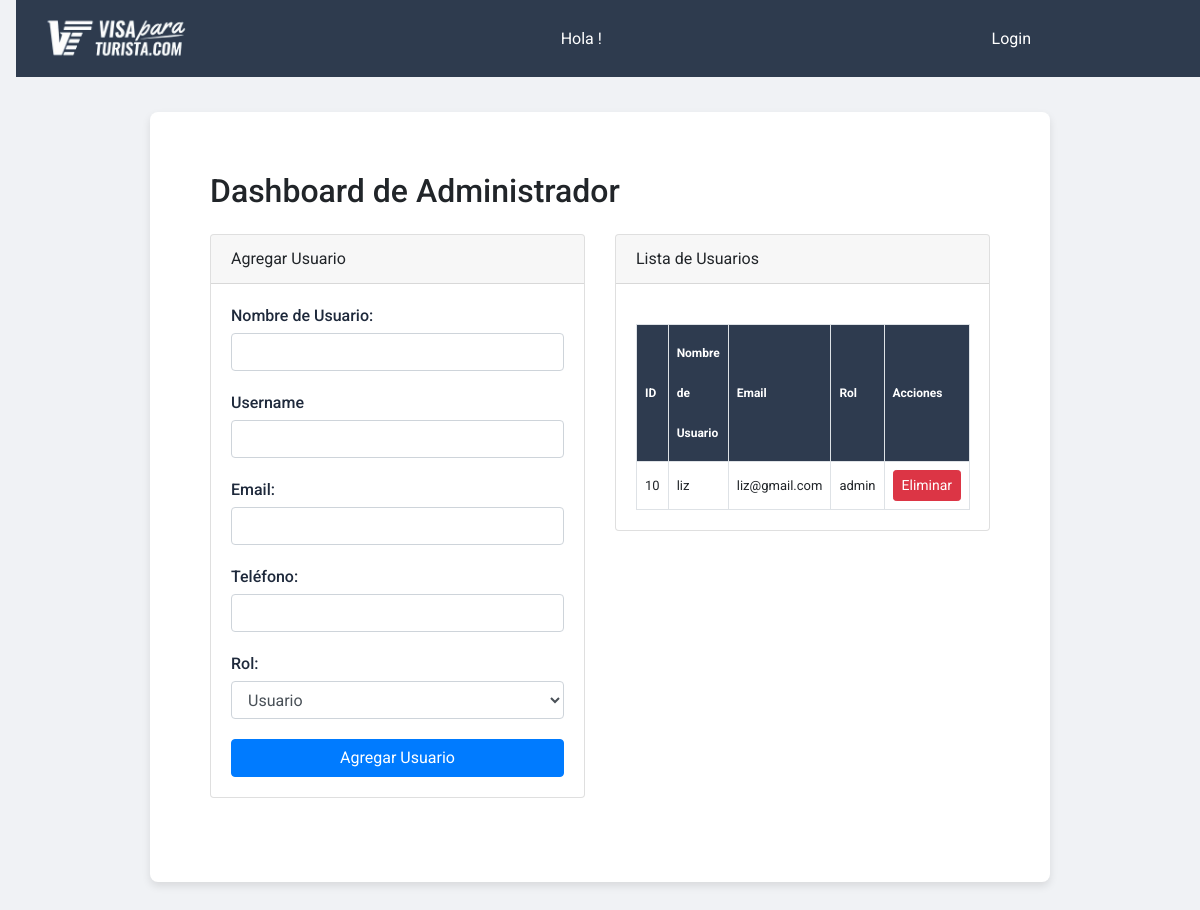
The app's page /admin-dashboard with its own data.
### models.py (models this page shows, shortened)
class User(UserMixin, db.Model):
    id = db.Column(db.Integer, primary_key=True)
    username = db.Column(db.String(100), unique=True, nullable=False)
    name = db.Column(db.String(100), nullable=False)
    email = db.Column(db.String(100), nullable=False, unique=True)
    telefono = db.Column(db.Integer, nullable=False)
    password_hash = db.Column(db.String(100), nullable=False)
    roles = db.relationship("Roles", secondary="user_roles", back_populates="users")
    @hybrid_property
    def password(self):
        return self.passPword_hash

class Roles(db.Model):
    __tablename__ = 'roles'
    id = db.Column(db.Integer(), primary_key=True)
    name = db.Column(db.String(50), unique=True, nullable=False)
    slug = db.Column(db.String(50), unique=True, nullable=False)
    users = db.relationship("User", secondary="user_roles", back_populates="roles")

### app.py (the view)
@login_required
@admin_permission.require(http_exception=403)
@app.route("/admin-dashboard", methods=['GET', 'POST'])
def admin_dashboard():
    users = User.query.all()
    return render_template('admin_dashboard.html', users=users)

### templates/admin_dashboard.html (shortened to what this page needs)
<!DOCTYPE html>
<html lang="en">
<head>
    <link rel="stylesheet" href="https://maxcdn.bootstrapcdn.com/bootstrap/4.5.2/css/bootstrap.min.css">
</head>
<body>
  {% include 'base.html' %}
  {% block content %}
    <div class="container">
        <h2 class="mb-4">Dashboard de Administrador</h2>
        <div class="row">
            <div class="col-md-6">
                <div class="card mb-4">
                    <div class="card-header">Agregar Usuario</div>
                    <div class="card-body">
                        <form action="/add_user" method="POST">
                            <div class="form-group">
                                <label for="name">Nombre de Usuario:</label>
                                <input type="text" class="form-control" id="name" name="name" required>
                            </div>
                            <div class="form-group">
                              <label for="username">Username</label>
                              <input type="text" class="form-control" id="username" name="username" required>
                          </div>
                            <div class="form-group">
                                <label for="email">Email:</label>
                                <input type="email" class="form-control" id="email" name="email" required>
                            </div>
                            <div class="form-group">
                              <label for="telefono">Teléfono:</label>
                              <input type="tel" class="form-control" id="telefono" name="telefono" required>
                            </div>
                            <div class="form-group">
                                <label for="role">Rol:</label>
                                <select class="form-control" id="role" name="role">
                                    <option value="user">Usuario</option>
                                </select>
                            </div>
                            <button type="submit" class="btn btn-primary">Agregar Usuario</button>
                        </form>
                    </div>
                </div>
            </div>
            <div class="col-md-6">
                <div class="card">
                    <div class="card-header">Lista de Usuarios</div>
                    <div class="card-body">
                      <table class="user-table">
                        <thead>
                            <tr>
                                <th>ID</th>
                                <th>Nombre de Usuario</th>
                                <th>Email</th>
                                <th>Rol</th>
                                <th>Acciones</th>
                            </tr>
                        </thead>
                        <tbody>
                            {% for user in users %}
                            <tr>
                                <td>{{ user.id }}</td>
                                <td>{{ user.username }}</td>
                                <td>{{ user.email }}</td>
                                <td>
                                  {% for role in user.roles %}
                                  {{ role.name }}{% if not loop.last %}, {% endif %}
                                  {% else %}
                                      Sin roles
                                  {% endfor %}
                                </td>
                                <td>
                                    <form action="/delete_user/{{ user.id }}" method="POST" style="display:inline-block;">
                                        <button type="submit" class="btn btn-danger btn-sm">Eliminar</button>
                                    </form>
                                </td>
                            </tr>
                            {% endfor %}
                        </tbody>
                    </table>
                    </div>
                </div>
            </div>
        </div>
    </div>
  {% endblock %}
</body>
</html>

### static/estilos.css (style rules this page uses)
body { font-family: 'Roboto', Arial, sans-serif; background-color: #f0f2f5; margin: 0; padding: 0; }
.container { max-width: 75%; background: white; border-radius: 8px; box-shadow: 0 4px 8px rgba(0, 0, 0, 0.1); padding: 60px; margin: 6rem auto;; box-sizing: border-box; overflow: hidden; position: relative; }
.form-group { margin-bottom: 20px; }
label { display: block; margin-bottom: 5px; font-weight: 500; color: #1e293b; display: flex; align-items: center; gap: 5px; }
input, textarea, select { width: 100%; padding: 12px; box-sizing: border-box; border: 1px solid #d1d5db; border-radius: 5px; background-color: #f9fafb; font-size: 16px; color: #374151; transition: border-color 0.3s, box-shadow 0.3s; }
table { width: 100%; border-collapse: collapse; margin-top: 20px; }
thead { background-color: #2e3b4e; color: white; }
th, td { padding: 12px 15px; border: 1px solid #d1d5db; text-align: center; vertical-align: middle; font-size: 13px; }
th { background-color: #3c5171; color: #ffffff; }
form { width: 100%; }
button { width: 100%; padding: 15px; background-color: #0073e6; color: #fff; border: none; border-radius: 5px; font-size: 16px; cursor: pointer; transition: background-color 0.3s; }
table { width: 100%; border-collapse: collapse; margin-top: 20px; border: none; }
th, td { padding: 12px 15px; border: none; text-align: center; vertical-align: middle; font-size: 13px; }
th { font-size: 12px; padding: px 0px; }
th { height: 40px; line-height: 40px; }

### templates/admin_dashboard.html (style rules this page uses)
.user-table { width: 100%; border-collapse: collapse; }
.user-table th, .user-table td { border: 1px solid #dee2e6; padding: 8px; text-align: left; }
.user-table th { background-color: #2e3b4f; }
.user-table td { background-color: #ffffff; }

### records on screen
User: id "10", username "liz", email "liz@gmail.com"
Roles: name "admin"
